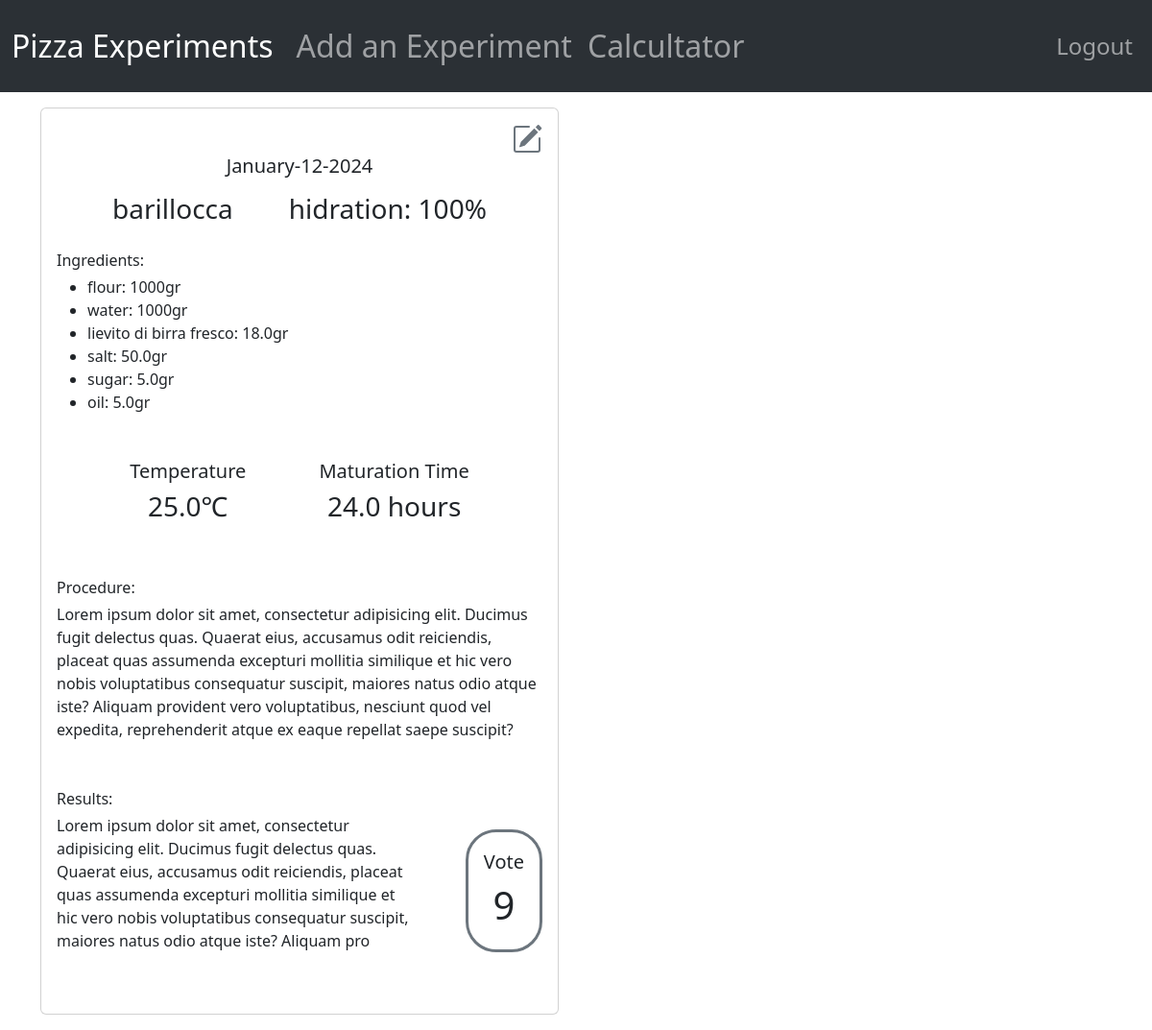
/experiment/1 (signed in), run on the app's committed database.
### app.py (models this page shows)
class Experiment(db.Model):
   id = db.Column(db.Integer, primary_key=True)
   date = db.Column(db.DateTime, default=datetime.utcnow, nullable=False)
   flour_type = db.Column(db.String(50), nullable=False)
   flour_amount = db.Column(db.Integer, nullable=False)
   water_amount = db.Column(db.Integer, nullable=False)
   yeast_type = db.Column(db.String(50))
   yeast_amount = db.Column(db.Float)
   salt_amount = db.Column(db.Float)
   sugar_amount = db.Column(db.Float)
   oil_amount = db.Column(db.Float)
   temperature = db.Column(db.Float)
   maturation_time = db.Column(db.Float)
   procedure = db.Column(db.String(1000))
   result_vote = db.Column(db.Integer)
   result_comment = db.Column(db.String(500))
   user_id = db.Column(db.Integer, db.ForeignKey('user.id'), nullable=False)

### app.py (the view)
@app.route("/experiment/<id>", methods=['GET'])
@login_required
def experiment(id):
  experiment = Experiment.query.filter_by(id = id).first()
  return render_template("experiment.html", exp=experiment)

### app.py (called while the page is built)
@login_manager.user_loader
def load_user(user_id):
  return User.query.get(int(user_id))

### templates/experiment.html (shortened to what this page needs)
{% extends "layout.html" %}
{% block content %}
<div class="card mb-3 mt-3" style="max-width: 540px;">
  <div class="card-body">
      <div class="d-flex justify-content-end">
            <a class="text-secondary" href="{{url_for('edit_experiment', id=exp.id)}}"></a>
      </div>
      <h5 class="text-center mb-3">{{exp.date.strftime("%B-%d-%Y")}}</h5>
      <div class="d-flex justify-content-evenly">
       <h3 class="card-title">{{exp.flour_type}}</h3>
          {% set hidration = (exp.water_amount*100)//exp.flour_amount %}
        <h3 class="card-title">hidration:  {{hidration}}%</h3>
      </div>
    <div>
      <p class="card-text mt-3 mb-1">Ingredients:</p>
        <ul>
          <li>flour: {{exp.flour_amount}}gr</li>
          <li>water: {{exp.water_amount}}gr</li>
          {% if (exp.yeast_type != "") and (exp.yeast_amount != None) %}
           <li>{{exp.yeast_type | truncate(40)}}: {{exp.yeast_amount}}gr</li>
            {% elif exp.yeast_type != "" and exp.yeast_amount == None%}
              <li>{{exp.yeast_type}}</li>
            {% elif exp.yeast_type == "" and exp.yeast_amount != None%}
              <li>Yeast: {{exp.yeast_amount}}</li>
          {% endif %}
          {% if exp.salt_amount != None %}
          <li>salt: {{exp.salt_amount}}gr</li>
          {% endif %}
          {% if exp.sugar_amount != None %}
          <li>sugar: {{exp.sugar_amount}}gr</li>
          {% endif %}
          {% if exp.oil_amount != None %}
          <li>oil: {{exp.oil_amount}}gr</li>
          {% endif %}
        </ul>
    <div class="d-flex justify-content-evenly mb-5 mt-5">
      {% if exp.temperature != None %}
      <div class="text-center">
      <h5>Temperature</h5>
      <h3>{{exp.temperature}}℃</h3>
    </div>
    {% endif %}
    {% if exp.maturation_time != None %}
    <div class="text-center">
      <h5>Maturation Time</h5>
      <h3>{{exp.maturation_time}} hours</h3>
    </div>
    {% endif %}
      </div>
    {% if exp.maturation_time != None %}
    </div>
      <p class="mb-1">Procedure:</p>
      <p class="card-text">{{exp.procedure}}</p>
    <div class="d-flex justify-content-evenly mb-5 mt-5">
      <div>
      <p class="mb-1">Results:</p>
        <p class="card-text">{{exp.result_comment}}</p>
      </div>
      <div class="ps-5 d-flex flex-column align-items-center justify-content-end">
        <div class="border border-3 border-secondary rounded-5 p-3 d-flex flex-column align-items-center justify-content-end">
          <span class="fs-5">Vote</span>
          <span class="fs-1">{{exp.result_vote}}</span>
        </div>
      </div>
    </div>
    </div>
    {% endif %}
</div>
{% endblock %}

### data on the page
Experiment: date "January-12-2024", flour_type "barillocca", flour_amount "1000", water_amount "1000", yeast_type "lievito di birra fresco", yeast_amount "18.0", salt_amount "50.0", sugar_amount "5.0", oil_amount "5.0", temperature "25.0", maturation_time "24.0", procedure "Lorem ipsum dolor sit amet, consectetur adipisicing elit. Ducimus fugit delectus quas. Quaerat eius, accusamus odit reiciendis, placeat quas assumenda excepturi mollitia similique et hic vero nobis voluptatibus consequatur suscipit, maiores natus odio atque iste? Aliquam provident vero voluptatibus, nesciunt quod vel expedita, reprehenderit atque ex eaque repellat saepe suscipit?", result_comment "Lorem ipsum dolor sit amet, consectetur adipisicing elit. Ducimus fugit delectus quas. Quaerat eius, accusamus odit reiciendis, placeat quas assumenda excepturi mollitia similique et hic vero nobis voluptatibus consequatur suscipit, maiores natus odio atque iste? Aliquam pro", result_vote "9"

### other printed values
{{ hidration }} "100"
